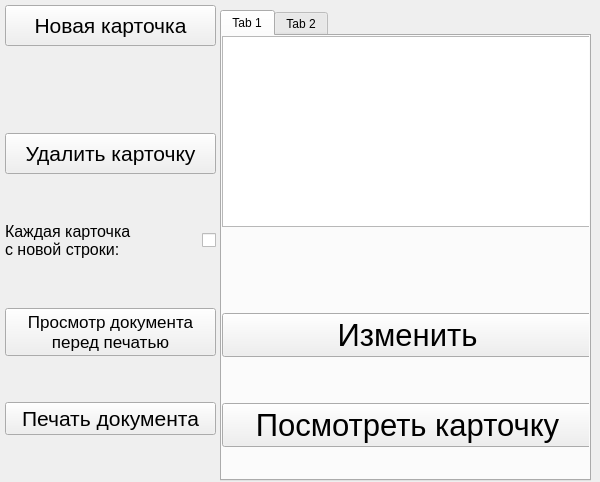
<?xml version="1.0" encoding="UTF-8"?>
<ui version="4.0">
 <class>MainWindow</class>
 <widget class="QMainWindow" name="MainWindow">
  <property name="windowModality">
   <enum>Qt::ApplicationModal</enum>
  </property>
  <property name="geometry">
   <rect>
    <x>0</x>
    <y>0</y>
    <width>600</width>
    <height>482</height>
   </rect>
  </property>
  <property name="sizeIncrement">
   <size>
    <width>8</width>
    <height>8</height>
   </size>
  </property>
  <property name="windowTitle">
   <string>MainWindow</string>
  </property>
  <widget class="QWidget" name="centralwidget">
   <property name="sizePolicy">
    <sizepolicy hsizetype="Expanding" vsizetype="Expanding">
     <horstretch>5</horstretch>
     <verstretch>5</verstretch>
    </sizepolicy>
   </property>
   <widget class="QTabWidget" name="tabWidget">
    <property name="geometry">
     <rect>
      <x>220</x>
      <y>10</y>
      <width>371</width>
      <height>471</height>
     </rect>
    </property>
    <property name="currentIndex">
     <number>0</number>
    </property>
    <widget class="QWidget" name="tab">
     <attribute name="title">
      <string>Tab 1</string>
     </attribute>
     <widget class="QWidget" name="layoutWidget">
      <property name="geometry">
       <rect>
        <x>0</x>
        <y>0</y>
        <width>371</width>
        <height>451</height>
       </rect>
      </property>
      <layout class="QVBoxLayout" name="verticalLayout_3">
       <item>
        <widget class="QGraphicsView" name="Card_view"/>
       </item>
       <item>
        <layout class="QVBoxLayout" name="Change_card_la">
         <item>
          <spacer name="verticalSpacer_12">
           <property name="orientation">
            <enum>Qt::Vertical</enum>
           </property>
           <property name="sizeHint" stdset="0">
            <size>
             <width>20</width>
             <height>40</height>
            </size>
           </property>
          </spacer>
         </item>
         <item>
          <spacer name="verticalSpacer_14">
           <property name="orientation">
            <enum>Qt::Vertical</enum>
           </property>
           <property name="sizeHint" stdset="0">
            <size>
             <width>20</width>
             <height>40</height>
            </size>
           </property>
          </spacer>
         </item>
         <item>
          <widget class="QPushButton" name="Edit_card_but">
           <property name="sizePolicy">
            <sizepolicy hsizetype="Expanding" vsizetype="Expanding">
             <horstretch>0</horstretch>
             <verstretch>0</verstretch>
            </sizepolicy>
           </property>
           <property name="font">
            <font>
             <pointsize>23</pointsize>
            </font>
           </property>
           <property name="text">
            <string>Изменить</string>
           </property>
          </widget>
         </item>
         <item>
          <spacer name="verticalSpacer_15">
           <property name="orientation">
            <enum>Qt::Vertical</enum>
           </property>
           <property name="sizeHint" stdset="0">
            <size>
             <width>20</width>
             <height>40</height>
            </size>
           </property>
          </spacer>
         </item>
         <item>
          <widget class="QPushButton" name="Show_card_but">
           <property name="font">
            <font>
             <pointsize>23</pointsize>
            </font>
           </property>
           <property name="text">
            <string>Посмотреть карточку</string>
           </property>
          </widget>
         </item>
         <item>
          <spacer name="verticalSpacer_13">
           <property name="orientation">
            <enum>Qt::Vertical</enum>
           </property>
           <property name="sizeHint" stdset="0">
            <size>
             <width>20</width>
             <height>40</height>
            </size>
           </property>
          </spacer>
         </item>
        </layout>
       </item>
      </layout>
     </widget>
    </widget>
    <widget class="QWidget" name="tab_2">
     <attribute name="title">
      <string>Tab 2</string>
     </attribute>
     <widget class="QWidget" name="layoutWidget">
      <property name="geometry">
       <rect>
        <x>0</x>
        <y>0</y>
        <width>371</width>
        <height>451</height>
       </rect>
      </property>
      <layout class="QVBoxLayout" name="verticalLayout_2">
       <item>
        <widget class="QGraphicsView" name="Card_view_2"/>
       </item>
       <item>
        <layout class="QVBoxLayout" name="verticalLayout">
         <item>
          <spacer name="verticalSpacer_7">
           <property name="orientation">
            <enum>Qt::Vertical</enum>
           </property>
           <property name="sizeHint" stdset="0">
            <size>
             <width>20</width>
             <height>40</height>
            </size>
           </property>
          </spacer>
         </item>
         <item>
          <spacer name="verticalSpacer_8">
           <property name="orientation">
            <enum>Qt::Vertical</enum>
           </property>
           <property name="sizeHint" stdset="0">
            <size>
             <width>20</width>
             <height>40</height>
            </size>
           </property>
          </spacer>
         </item>
         <item>
          <widget class="QPushButton" name="Edit_card_but_2">
           <property name="sizePolicy">
            <sizepolicy hsizetype="Expanding" vsizetype="Expanding">
             <horstretch>0</horstretch>
             <verstretch>0</verstretch>
            </sizepolicy>
           </property>
           <property name="font">
            <font>
             <pointsize>23</pointsize>
            </font>
           </property>
           <property name="text">
            <string>Изменить</string>
           </property>
          </widget>
         </item>
         <item>
          <spacer name="verticalSpacer_11">
           <property name="orientation">
            <enum>Qt::Vertical</enum>
           </property>
           <property name="sizeHint" stdset="0">
            <size>
             <width>20</width>
             <height>40</height>
            </size>
           </property>
          </spacer>
         </item>
         <item>
          <spacer name="verticalSpacer_10">
           <property name="orientation">
            <enum>Qt::Vertical</enum>
           </property>
           <property name="sizeHint" stdset="0">
            <size>
             <width>20</width>
             <height>40</height>
            </size>
           </property>
          </spacer>
         </item>
        </layout>
       </item>
      </layout>
     </widget>
    </widget>
   </widget>
   <widget class="QWidget" name="layoutWidget">
    <property name="geometry">
     <rect>
      <x>0</x>
      <y>0</y>
      <width>221</width>
      <height>481</height>
     </rect>
    </property>
    <layout class="QVBoxLayout" name="Left_side_bar">
     <property name="leftMargin">
      <number>5</number>
     </property>
     <property name="topMargin">
      <number>5</number>
     </property>
     <property name="rightMargin">
      <number>5</number>
     </property>
     <property name="bottomMargin">
      <number>5</number>
     </property>
     <item>
      <widget class="QPushButton" name="New_tab_but">
       <property name="sizePolicy">
        <sizepolicy hsizetype="Expanding" vsizetype="Expanding">
         <horstretch>0</horstretch>
         <verstretch>0</verstretch>
        </sizepolicy>
       </property>
       <property name="font">
        <font>
         <pointsize>16</pointsize>
        </font>
       </property>
       <property name="text">
        <string>Новая карточка</string>
       </property>
      </widget>
     </item>
     <item>
      <spacer name="verticalSpacer">
       <property name="orientation">
        <enum>Qt::Vertical</enum>
       </property>
       <property name="sizeHint" stdset="0">
        <size>
         <width>20</width>
         <height>40</height>
        </size>
       </property>
      </spacer>
     </item>
     <item>
      <spacer name="verticalSpacer_2">
       <property name="orientation">
        <enum>Qt::Vertical</enum>
       </property>
       <property name="sizeHint" stdset="0">
        <size>
         <width>20</width>
         <height>40</height>
        </size>
       </property>
      </spacer>
     </item>
     <item>
      <widget class="QPushButton" name="Del_tav_but">
       <property name="sizePolicy">
        <sizepolicy hsizetype="Expanding" vsizetype="Expanding">
         <horstretch>0</horstretch>
         <verstretch>0</verstretch>
        </sizepolicy>
       </property>
       <property name="font">
        <font>
         <pointsize>16</pointsize>
        </font>
       </property>
       <property name="text">
        <string>Удалить карточку</string>
       </property>
      </widget>
     </item>
     <item>
      <spacer name="verticalSpacer_4">
       <property name="orientation">
        <enum>Qt::Vertical</enum>
       </property>
       <property name="sizeHint" stdset="0">
        <size>
         <width>20</width>
         <height>40</height>
        </size>
       </property>
      </spacer>
     </item>
     <item>
      <layout class="QHBoxLayout" name="New_line_lauout">
       <item>
        <widget class="QLabel" name="New_line_vabel">
         <property name="sizePolicy">
          <sizepolicy hsizetype="Expanding" vsizetype="Expanding">
           <horstretch>0</horstretch>
           <verstretch>0</verstretch>
          </sizepolicy>
         </property>
         <property name="font">
          <font>
           <pointsize>12</pointsize>
          </font>
         </property>
         <property name="text">
          <string>Каждая карточка 
с новой строки:</string>
         </property>
        </widget>
       </item>
       <item>
        <widget class="QCheckBox" name="New_line_check">
         <property name="sizePolicy">
          <sizepolicy hsizetype="Minimum" vsizetype="Fixed">
           <horstretch>0</horstretch>
           <verstretch>0</verstretch>
          </sizepolicy>
         </property>
         <property name="text">
          <string/>
         </property>
        </widget>
       </item>
      </layout>
     </item>
     <item>
      <spacer name="verticalSpacer_3">
       <property name="orientation">
        <enum>Qt::Vertical</enum>
       </property>
       <property name="sizeHint" stdset="0">
        <size>
         <width>20</width>
         <height>40</height>
        </size>
       </property>
      </spacer>
     </item>
     <item>
      <widget class="QPushButton" name="Preview_but">
       <property name="sizePolicy">
        <sizepolicy hsizetype="Expanding" vsizetype="Expanding">
         <horstretch>0</horstretch>
         <verstretch>0</verstretch>
        </sizepolicy>
       </property>
       <property name="font">
        <font>
         <pointsize>13</pointsize>
        </font>
       </property>
       <property name="text">
        <string>Просмотр документа
перед печатью</string>
       </property>
      </widget>
     </item>
     <item>
      <spacer name="verticalSpacer_6">
       <property name="orientation">
        <enum>Qt::Vertical</enum>
       </property>
       <property name="sizeHint" stdset="0">
        <size>
         <width>20</width>
         <height>40</height>
        </size>
       </property>
      </spacer>
     </item>
     <item>
      <widget class="QPushButton" name="Print_but">
       <property name="font">
        <font>
         <pointsize>16</pointsize>
        </font>
       </property>
       <property name="text">
        <string>Печать документа</string>
       </property>
      </widget>
     </item>
     <item>
      <spacer name="verticalSpacer_5">
       <property name="orientation">
        <enum>Qt::Vertical</enum>
       </property>
       <property name="sizeHint" stdset="0">
        <size>
         <width>20</width>
         <height>40</height>
        </size>
       </property>
      </spacer>
     </item>
    </layout>
   </widget>
  </widget>
 </widget>
 <resources/>
 <connections>
  <connection>
   <sender>Edit_card_but</sender>
   <signal>clicked()</signal>
   <receiver>Edit_card_but</receiver>
   <slot>animateClick()</slot>
   <hints>
    <hint type="sourcelabel">
     <x>206</x>
     <y>233</y>
    </hint>
    <hint type="destinationlabel">
     <x>206</x>
     <y>233</y>
    </hint>
   </hints>
  </connection>
 </connections>
</ui>
